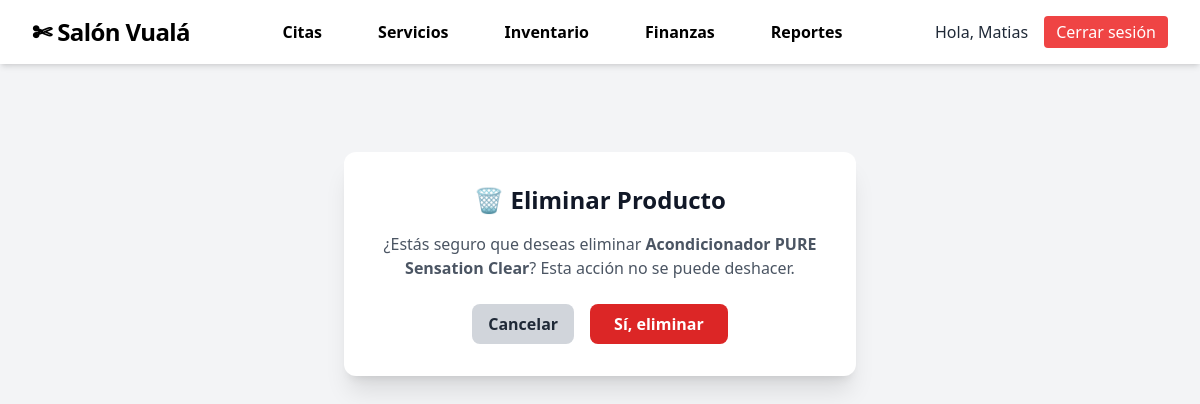
/inventario/eliminar/1/ (signed in), run on the app's committed database.
### usuarios/models.py (models this page shows, shortened)
class Usuarios(AbstractUser):
    rut = models.CharField(
        max_length=10,
        unique=True,
        validators=[validar_formato_rut, validar_dv_rut],
        help_text="Ingrese un RUT sin puntos. Ej: 12345678-9"
    )
    telefono = models.CharField(max_length=13, blank=True, null=True)
    tipo_usuario = models.CharField(
        max_length=50,
        choices=[
            ('admin', 'Administrador'),
            ('cliente', 'Cliente'),
            ('trabajador', 'Trabajador'),
        ],
        default='cliente'
    )
    is_verified = models.BooleanField(default=False)

### inventario/models.py (models this page shows, shortened)
class Producto(models.Model):
    TIPO_CHOICES = [
        ("venta", "Venta al Cliente"),
        ("insumo", "Consumo Interno"),
    ]
    CATEGORIA_CHOICES = [
        ("shampoo", "Shampoo"),
        ("acondicionador", "Acondicionador"),
        ("mascarilla", "Mascarilla / Máscara"),
        ("aceite", "Aceite / Aceite"),
        ("otros", "Otros"),
    ]
    nombre = models.CharField(max_length=100)
    descripcion = models.TextField(blank=True)
    tipo = models.CharField(max_length=10, choices=TIPO_CHOICES, default="venta")
    categoria = models.CharField(
        max_length=20,
        choices=CATEGORIA_CHOICES,
        default="otros"
    )
    precio = models.PositiveIntegerField(default=0)
    stock = models.PositiveIntegerField(default=0)
    stock_minimo = models.PositiveIntegerField(default=5)
    codigo_barra = models.CharField(max_length=50, unique=True)
    unidad = models.CharField(max_length=20, default="und")
    imagen = models.ImageField(upload_to="productos/", blank=True, null=True)

### inventario/views.py (the view)
# urls.py: path('eliminar/<int:id>/', views.eliminar_producto, name='eliminar_producto'),
def eliminar_producto(request, id):
    producto = Producto.objects.get(id=id)
    if request.method == "POST":
        producto.delete()
        return redirect('inventario')
    return render(request, 'inventario/eliminar_producto.html', {'producto': producto})

### inventario/templates/inventario/eliminar_producto.html (shortened to what this page needs)
{% extends "inicio/base_dashboard.html" %}
{% block content %}
<div class="max-w-lg mx-auto bg-white shadow-xl rounded-xl p-8 mt-16 text-center">
    <h1 class="text-2xl font-bold text-gray-900 mb-4">🗑️ Eliminar Producto</h1>
    <p class="text-gray-600 mb-6">
        ¿Estás seguro que deseas eliminar <strong>{{ producto.nombre }}</strong>?
        Esta acción no se puede deshacer.
    </p>
    <form method="POST">
        <div class="flex justify-center space-x-4">
            <a href="{% url 'inventario' %}"
               class="px-4 py-2 rounded-lg bg-gray-300 text-gray-800 font-semibold hover:bg-gray-400">
                Cancelar
            </a>
            <button class="px-6 py-2 rounded-lg bg-red-600 text-white font-bold hover:bg-red-700">
                Sí, eliminar
            </button>
        </div>
    </form>
</div>
{% endblock %}

### inicio/templates/inicio/navbar.html (shortened to what this page needs)
{% load static %}
<nav class="bg-white text-black shadow-md">
    <div class="max-w-7xl mx-auto px-4 sm:px-6 lg:px-8">
        <div class="flex justify-between h-16 items-center gap-12">
            <div class="flex-shrink-0 flex items-center">
                <a href="{% url 'dashboard' %}" class="text-2xl font-bold tracking-tight hover:text-pink-400 transition-colors">
                   ✄ Salón Vualá
                </a>
            </div>
            <div class="hidden md:flex md:items-center space-x-6">
<div class="hidden md:flex md:items-center space-x-6">
    <a href="{% url 'citas' %}" class="hover:text-white hover:bg-black font-bold rounded-md px-4 py-2 transition-colors">Citas</a>
    <a href="{% url 'lista_servicios' %}" class="hover:text-white hover:bg-black font-bold rounded-md px-4 py-2 transition-colors">Servicios</a>
    <a href="{% url 'inventario' %}" class="hover:text-white hover:bg-black font-bold rounded-md px-4 py-2 transition-colors">Inventario</a>
    <a href="{% url 'finanzas' %}" class="hover:text-white hover:bg-black font-bold rounded-md px-4 py-2 transition-colors">Finanzas</a>
    <a href="{% url 'reportes' %}" class="hover:text-white hover:bg-black font-bold rounded-md px-4 py-2 transition-colors">Reportes</a>
</div>
            </div>
            <div class="hidden md:flex md:items-center">
                {% if request.user.is_authenticated %}
                    <span class="mr-4 text-gray-800 font-medium">Hola, {{ request.user.first_name|default:request.user.username }}</span>
                    <a href="{% url 'logout_usuario' %}" class="bg-red-500 text-white px-3 py-1 rounded hover:bg-red-600 transition-colors">Cerrar sesión</a>
                {% else %}
                    <a href="" class="bg-black text-white font-bold px-3 py-1 rounded hover:bg-pink-400 transition-colors">Iniciar sesión</a>
                {% endif %}
            </div>
        </div>
    </div>
</nav>

### data on the page
Usuarios: user.first_name "Matias"
Producto: nombre "Acondicionador PURE Sensation Clear"
